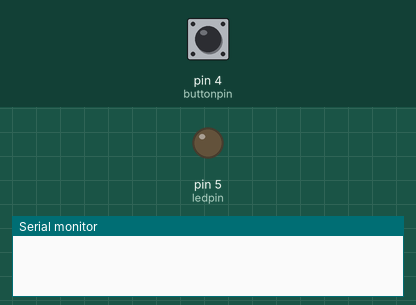
This sketch was run on a simulated Arduino Uno, built with avr-gcc and run on an emulated ATmega328P. Shown: output pins drawn as LEDs (lit = HIGH), the last lines printed to the serial monitor. The inputs (shaded band) are chosen by the test bench; at power-on: pin 4 (buttonpin) HIGH.

Above: at 1.2 s.
1.3 s: pin 4 (buttonpin) pulled LOW for 0.15 s
At 2.1 s:
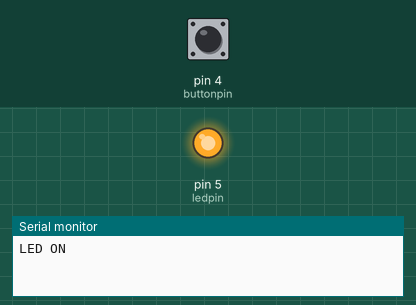
2.9 s: pin 4 (buttonpin) pulled LOW for 1 s
At 3.3 s:
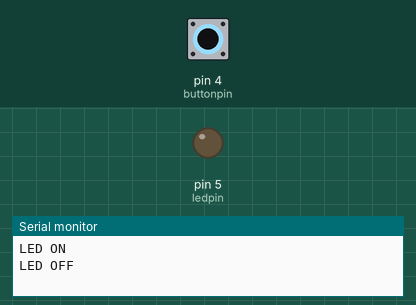
5.4 s: pin 4 (buttonpin) pulled LOW for 3.2 s
At 6.5 s:
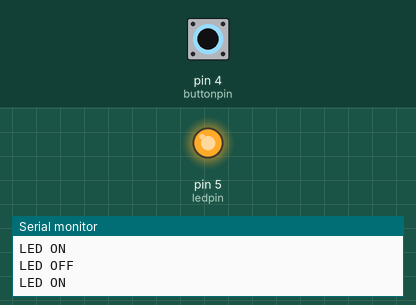
Timing chart, 0 to 8.4 s (numbered marks = the images above; inputs shaded):
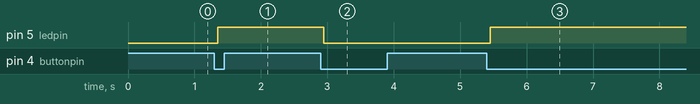

The sketch:

Project_2_button_control_LED._polling.ino
```cpp
//define pin numbers
const int  ledpin =5;
const int buttonpin=4;

//VARIABLE TO TRACK BUTTON CHANGES
int buttonstate =HIGH;
int lastbuttonstate=HIGH;
int ledstate=LOW;

//debouncing variables

unsigned long lastdebouncetime= 0;
const unsigned long  debouncedelay=50;


void setup()
{
  // initialize pins
  pinMode(ledpin, OUTPUT);
  pinMode(buttonpin , INPUT_PULLUP);

  //defining initial led state
  digitalWrite(ledpin, ledstate);

  // start serial debugging
  Serial.begin(115200);

}

void loop() {
  //Read the current nutton state
  int reading= digitalRead(buttonpin);

  //check if the button state is changed
  if(reading != lastbuttonstate)
  {
    //reset the debounce timer
    lastdebouncetime= millis();

  }

  //checking if time is over then the delay
  if((millis()-lastdebouncetime) > debouncedelay)
  {
    if(reading != buttonstate)
    {
      buttonstate=reading;

      //if the button is pressed low toggle the LED
      if(buttonstate==LOW)
      {
        ledstate=!ledstate;
        digitalWrite(ledpin,ledstate);
        Serial.println(ledstate==HIGH ? "LED ON " : "LED OFF ");
      }
    }
  }

  lastbuttonstate =reading;

}
```

Measured:
- after the input at 1.3 s, pin 5 (ledpin): LOW → HIGH after 0.05 s
- after the input at 2.9 s, pin 5 (ledpin): HIGH → LOW after 0.05 s
- after the input at 5.4 s, pin 5 (ledpin): LOW → HIGH after 0.05 s
